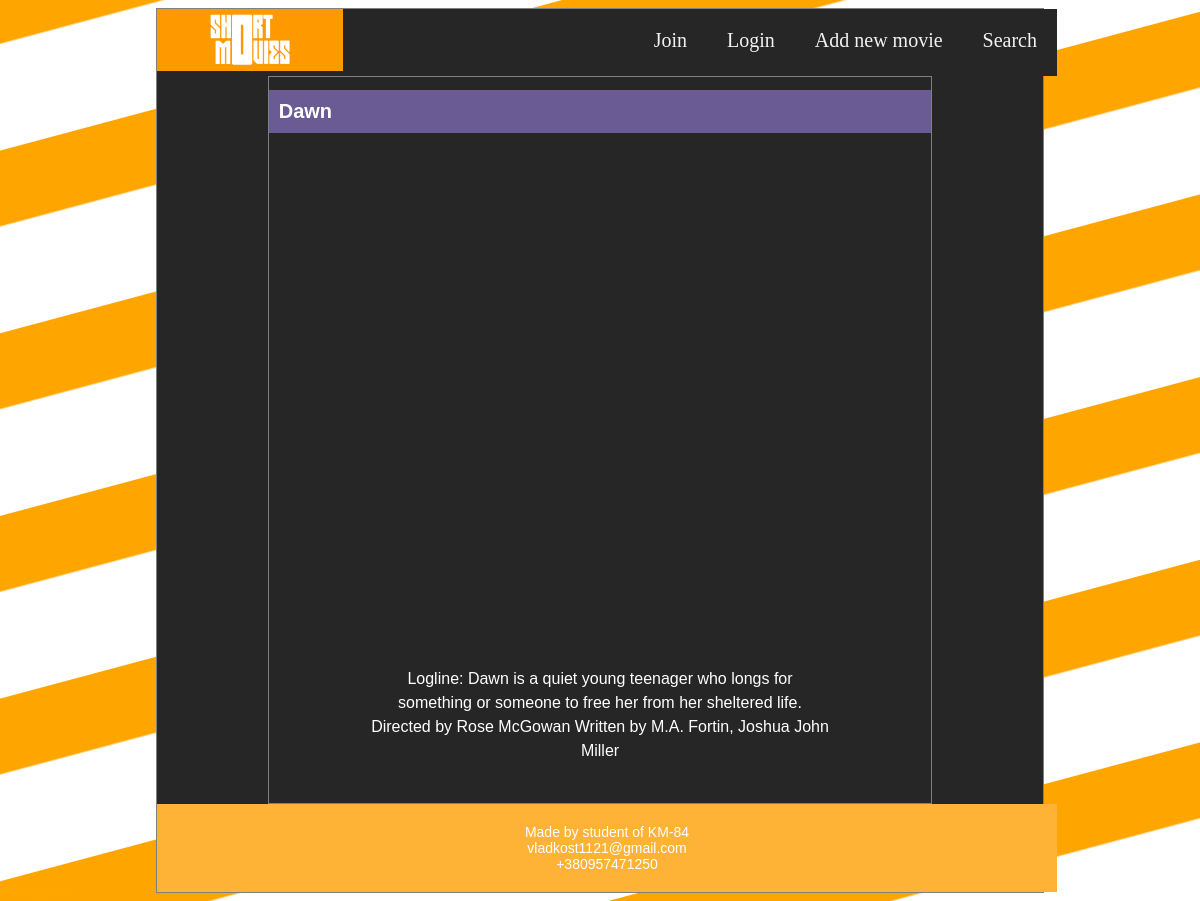
Screenshot of /movie/Dawn with the database file from the repository.
### app/models.py (models this page shows, shortened)
class Movie(db.Model):
    id = db.Column(db.Integer, primary_key=True)
    name = db.Column(db.String(140))
    link = db.Column(db.String(280))
    description = db.Column(db.String(1120))
    timestamp = db.Column(db.DateTime, nullable=False, default=datetime.utcnow)
    poster = db.Column(db.String(280))

### app/routes.py (the view)
@app.route('/movie/<name>', methods=['GET', 'POST'])
def get_movie(name):
  movie = Movie.query.filter_by(name = name).first_or_404()
  return render_template('movie_p.html',title=movie, movie=movie)

### app/templates/movie_p.html (shortened to what this page needs)
<!DOCTYPE html>
<html>
<head>
    <link rel="stylesheet" href={{url_for('static', filename="style/style.css")}} type="text/css"/>
    <link rel="stylesheet" href={{url_for('static', filename="style/movie_p.css")}} type="text/css"/>
</head>
<body>
    <main>
        <nav>
            <a class="left_nav" href="{{ url_for('index') }}" style="padding: 0px;"><img style="height: 62px;" src={{url_for('static', filename='images/header.png')}}></a>
            <a class="right_nav" href="{{ url_for('search') }}">Search</a>
            <a class="right_nav" href="{{ url_for('add_movie') }}">Add new movie</a>
            {% if current_user.is_anonymous %}
            <a class="right_nav" href="{{ url_for('login') }}">Login</a>
            <a class="right_nav" href="{{ url_for('sign_up') }}">Join</a>
            {% else %}
            <a class="right_nav" href="{{ url_for('logout') }}">Logout</a>
            {% endif %}
        </nav>
    <main>
        <h1>{{movie.name}}</h1>
        <div class="mov">
            <iframe src={{movie.link}} frameborder="0" allow="accelerometer; autoplay; encrypted-media; gyroscope; picture-in-picture" allowfullscreen></iframe>
        </div>
        <div class="descr">
            <p class="annot">
                {{movie.description}}
            </p>
        </div>
    </main>
    <footer>
            Made by student of KM-84 <br/>
            vladkost1121@gmail.com <br/>
            +380957471250
    </footer>
</body>
</html>

### app/static/style/style.css (style rules this page uses)
* { box-sizing: border-box; }
h1 { padding: 10px; background-color: #6b5b95; color: #ffffff; font-size: 20px; }
body { background-image: url(image/background.svg); background-repeat: no-repeat; background-size: cover; }
main { background-color: #ffffff; width: 75%; margin: auto; margin-top: 0px; font-family: Arial; border: 1px gray solid; }
nav { width: 100%; min-width: 900px; background-color: #262626; overflow: hidden; margin: auto; font-family: 'Times New Roman', Times, serif; }
nav a { color: #f2f2f2; text-align: center; padding: 20px; font-size: 20px; text-decoration: none; }
nav a.left_nav { float: left; }
nav a.right_nav { float: right; }
footer { width: 100%; min-width: 900px; font-size: 14px; padding: 20px 0px; color: #ffffff; margin: auto; background-color: #feb236; text-align: center; }

### app/static/style/movie_p.css (style rules this page uses)
.mov { margin: auto; }
iframe { margin: auto; display: flex; align-items: center; padding-bottom: 20px; position: relative; height: 500px; width: 100% }
.descr { margin: auto; text-align: center; padding-bottom: 20px; }
.annot { padding: 20px; font-family: Arial, Helvetica, sans-serif; font-size: 16px; width: 500px; line-height: 1.5; margin: auto; }
main { background-color: #262626; color: white; }

### rows the page displays
Movie: name "Dawn", description "Logline: Dawn is a quiet young teenager who longs for something or someone to free her from her sheltered life. Directed by Rose McGowan Written by M.A. Fortin, Joshua John Miller"
